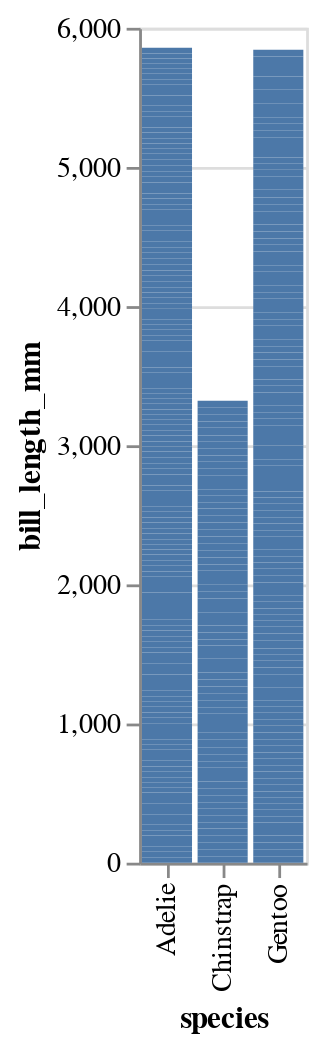

Notebook code cell kept with this figure:
### Markdown cell above
## Bar charts in Altair

<iframe width="560" height="315" src="https://www.youtube.com/embed/Y5di90SjU50" title="YouTube video player" frameborder="0" allow="accelerometer; autoplay; clipboard-write; encrypted-media; gyroscope; picture-in-picture" allowfullscreen></iframe>

### Code cell
alt.Chart(df).mark_bar().encode(
    x="species",
    y="bill_length_mm"
)

### Figure 1 — Vega-Lite specification as saved in the notebook (floating-point values rounded to 4 significant figures; data arrays with more than 128 entries replaced by an {"elided": "..."} marker saying what was removed)
{"config": {"view": {"continuousWidth": 400, "continuousHeight": 300}}, "data": {"name": "data-6503fb4fbd21ca2400956d2086879525"}, "mark": "bar", "encoding": {"x": {"field": "species", "type": "nominal"}, "y": {"field": "bill_length_mm", "type": "quantitative"}}, "$schema": "https://vega.github.io/schema/vega-lite/v4.17.0.json", "datasets": {"data-6503fb4fbd21ca2400956d2086879525": {"elided": "344 records"}}}
